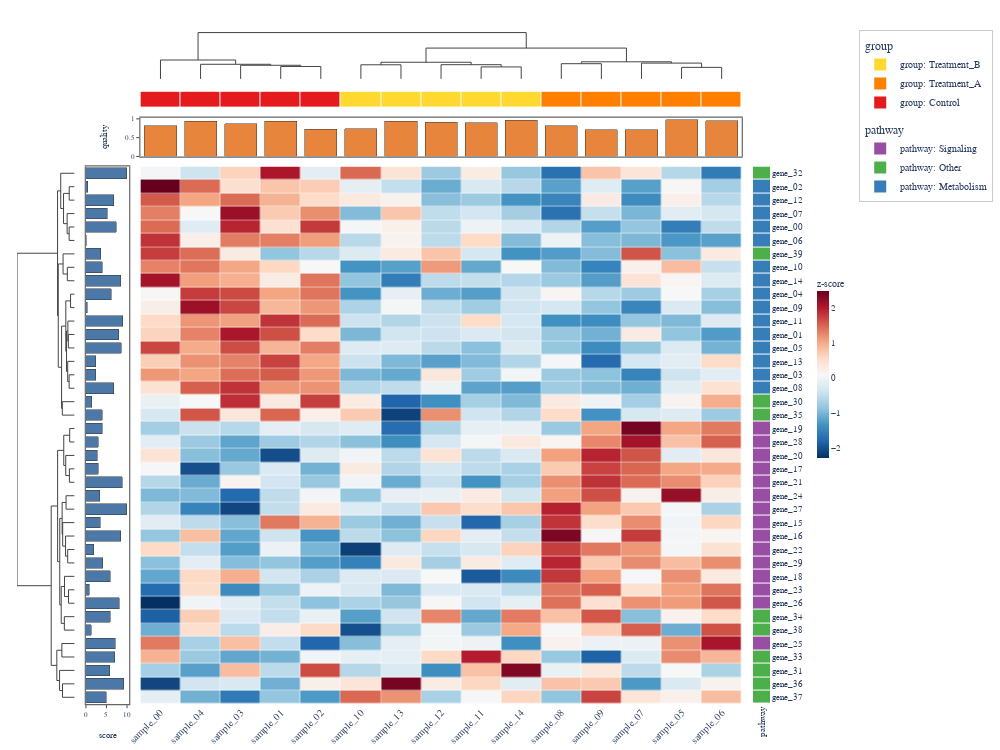

Source (notebook cell):
### Code cell
# Cell 1 — 3-side annotations (top + left + right) with dendrograms
import numpy as np
import pandas as pd
from plotly_complexheatmap import ComplexHeatmap, HeatmapAnnotation

rng = np.random.default_rng(42)
n_genes, n_samples = 40, 15
data = rng.standard_normal((n_genes, n_samples))
data[:15, :5] += 2.5
data[15:30, 5:10] += 2.0

df = pd.DataFrame(
    data,
    index=[f"gene_{i:02d}" for i in range(n_genes)],
    columns=[f"sample_{j:02d}" for j in range(n_samples)],
)

# Column annotation (top) — warm orange barplot
top_ha = HeatmapAnnotation(
    group=["Control"] * 5 + ["Treatment_A"] * 5 + ["Treatment_B"] * 5,
    quality={"values": rng.uniform(0.7, 1.0, n_samples), "type": "bar", "color": "#E8853D"},
)

# Row annotation (left) — cool blue barplot
left_ha = HeatmapAnnotation(
    score={"values": rng.uniform(0, 10, n_genes), "type": "bar", "color": "#4C78A8"},
    which="row",
)

# Row annotation (right) — categorical
right_ha = HeatmapAnnotation(
    pathway=["Metabolism"] * 15 + ["Signaling"] * 15 + ["Other"] * 10,
    which="row",
)

hm = ComplexHeatmap(
    df,
    top_annotation=top_ha,
    left_annotation=left_ha,
    right_annotation=right_ha,
    colorscale="RdBu_r",
    normalize="row",
    name="z-score",
    width=1000,
    height=750,
)
hm.to_plotly()

### Figure 1 — Plotly figure (JSON) as saved in the notebook; plotly's stock layout.template omitted (floating-point values rounded to 4 significant figures; data arrays with more than 128 entries replaced by an {"elided": "..."} marker saying what was removed)
{"data": [{"colorbar": {"len": 0.3, "outlinewidth": 0, "thickness": 12, "tickfont": {"family": "Arial, Helvetica, sans-serif", "size": 9}, "title": {"font": {"family": "Arial, Helvetica, sans-serif", "size": 10}, "text": "z-score"}, "x": 1.056, "xpad": 4, "y": 0.5}, "colorscale": [[0.0, "rgb(5,48,97)"], [0.1, "rgb(33,102,172)"], [0.2, "rgb(67,147,195)"], [0.3, "rgb(146,197,222)"], [0.4, "rgb(209,229,240)"], [0.5, "rgb(247,247,247)"], [0.6, "rgb(253,219,199)"], [0.7, "rgb(244,165,130)"], [0.8, "rgb(214,96,77)"], [0.9, "rgb(178,24,43)"], [1.0, "rgb(103,0,31)"]], "customdata": {"elided": "40x15x2 str values"}, "hovertemplate": "row: %{customdata[0]}<br>col: %{customdata[1]}<br>value: %{z:.3f}<extra></extra>", "type": "heatmap", "x": [0.0, 1.0, 2.0, 3.0, 4.0, 5.0, 6.0, 7.0, 8.0, 9.0, 10.0, 11.0, 12.0, 13.0, 14.0], "xaxis": "x6", "xgap": 0.5, "y": [0.0, 1.0, 2.0, 3.0, 4.0, 5.0, 6.0, 7.0, 8.0, 9.0, 10.0, 11.0, 12.0, 13.0, 14.0, 15.0, 16.0, 17.0, 18.0, 19.0, 20.0, 21.0, 22.0, 23.0, 24.0, 25.0, 26.0, 27.0, 28.0, 29.0, 30.0, 31.0, 32.0, 33.0, 34.0, 35.0, 36.0, 37.0, 38.0, 39.0], "yaxis": "y6", "ygap": 0.5, "z": {"elided": "40x15 float values"}}, {"hoverinfo": "none", "line": {"color": "#444444", "width": 1.0}, "mode": "lines", "showlegend": false, "type": "scatter", "x": [3.0, 3.0, 4.0, 4.0], "xaxis": "x", "y": [0.0, 5.689, 5.689, 0.0], "yaxis": "y"}, {"hoverinfo": "none", "line": {"color": "#444444", "width": 1.0}, "mode": "lines", "showlegend": false, "type": "scatter", "x": [2.0, 2.0, 3.5, 3.5], "xaxis": "x", "y": [0.0, 6.24, 6.24, 5.689], "yaxis": "y"}, {"hoverinfo": "none", "line": {"color": "#444444", "width": 1.0}, "mode": "lines", "showlegend": false, "type": "scatter", "x": [1.0, 1.0, 2.75, 2.75], "xaxis": "x", "y": [0.0, 6.687, 6.687, 6.24], "yaxis": "y"}, {"hoverinfo": "none", "line": {"color": "#444444", "width": 1.0}, "mode": "lines", "showlegend": false, "type": "scatter", "x": [0.0, 0.0, 1.875, 1.875], "xaxis": "x", "y": [0.0, 8.649, 8.649, 6.687], "yaxis": "y"}, {"hoverinfo": "none", "line": {"color": "#444444", "width": 1.0}, "mode": "lines", "showlegend": false, "type": "scatter", "x": [5.0, 5.0, 6.0, 6.0], "xaxis": "x", "y": [0.0, 6.457, 6.457, 0.0], "yaxis": "y"}, {"hoverinfo": "none", "line": {"color": "#444444", "width": 1.0}, "mode": "lines", "showlegend": false, "type": "scatter", "x": [8.0, 8.0, 9.0, 9.0], "xaxis": "x", "y": [0.0, 5.478, 5.478, 0.0], "yaxis": "y"}, {"hoverinfo": "none", "line": {"color": "#444444", "width": 1.0}, "mode": "lines", "showlegend": false, "type": "scatter", "x": [7.0, 7.0, 8.5, 8.5], "xaxis": "x", "y": [0.0, 6.502, 6.502, 5.478], "yaxis": "y"}, {"hoverinfo": "none", "line": {"color": "#444444", "width": 1.0}, "mode": "lines", "showlegend": false, "type": "scatter", "x": [5.5, 5.5, 7.75, 7.75], "xaxis": "x", "y": [6.457, 7.614, 7.614, 6.502], "yaxis": "y"}, {"hoverinfo": "none", "line": {"color": "#444444", "width": 1.0}, "mode": "lines", "showlegend": false, "type": "scatter", "x": [10.0, 10.0, 11.0, 11.0], "xaxis": "x", "y": [0.0, 6.959, 6.959, 0.0], "yaxis": "y"}, {"hoverinfo": "none", "line": {"color": "#444444", "width": 1.0}, "mode": "lines", "showlegend": false, "type": "scatter", "x": [13.0, 13.0, 14.0, 14.0], "xaxis": "x", "y": [0.0, 5.285, 5.285, 0.0], "yaxis": "y"}, {"hoverinfo": "none", "line": {"color": "#444444", "width": 1.0}, "mode": "lines", "showlegend": false, "type": "scatter", "x": [12.0, 12.0, 13.5, 13.5], "xaxis": "x", "y": [0.0, 7.23, 7.23, 5.285], "yaxis": "y"}, {"hoverinfo": "none", "line": {"color": "#444444", "width": 1.0}, "mode": "lines", "showlegend": false, "type": "scatter", "x": [10.5, 10.5, 12.75, 12.75], "xaxis": "x", "y": [6.959, 7.827, 7.827, 7.23], "yaxis": "y"}, {"hoverinfo": "none", "line": {"color": "#444444", "width": 1.0}, "mode": "lines", "showlegend": false, "type": "scatter", "x": [6.625, 6.625, 11.62, 11.62], "xaxis": "x", "y": [7.614, 14.09, 14.09, 7.827], "yaxis": "y"}, {"hoverinfo": "none", "line": {"color": "#444444", "width": 1.0}, "mode": "lines", "showlegend": false, "type": "scatter", "x": [0.9375, 0.9375, 9.125, 9.125], "xaxis": "x", "y": [8.649, 21.18, 21.18, 14.09], "yaxis": "y"}, {"hoverinfo": "none", "line": {"color": "#444444", "width": 1.0}, "mode": "lines", "showlegend": false, "type": "scatter", "x": [-0.0, -1.992, -1.992, -0.0], "xaxis": "x4", "y": [1.0, 1.0, 2.0, 2.0], "yaxis": "y4"}, {"hoverinfo": "none", "line": {"color": "#444444", "width": 1.0}, "mode": "lines", "showlegend": false, "type": "scatter", "x": [-0.0, -2.024, -2.024, -0.0], "xaxis": "x4", "y": [4.0, 4.0, 5.0, 5.0], "yaxis": "y4"}, {"hoverinfo": "none", "line": {"color": "#444444", "width": 1.0}, "mode": "lines", "showlegend": false, "type": "scatter", "x": [-0.0, -2.761, -2.761, -2.024], "xaxis": "x4", "y": [3.0, 3.0, 4.5, 4.5], "yaxis": "y4"}, {"hoverinfo": "none", "line": {"color": "#444444", "width": 1.0}, "mode": "lines", "showlegend": false, "type": "scatter", "x": [-1.992, -4.091, -4.091, -2.761], "xaxis": "x4", "y": [1.5, 1.5, 3.75, 3.75], "yaxis": "y4"}, {"hoverinfo": "none", "line": {"color": "#444444", "width": 1.0}, "mode": "lines", "showlegend": false, "type": "scatter", "x": [-0.0, -5.13, -5.13, -4.091], "xaxis": "x4", "y": [0.0, 0.0, 2.625, 2.625], "yaxis": "y4"}, {"hoverinfo": "none", "line": {"color": "#444444", "width": 1.0}, "mode": "lines", "showlegend": false, "type": "scatter", "x": [-0.0, -2.684, -2.684, -0.0], "xaxis": "x4", "y": [7.0, 7.0, 8.0, 8.0], "yaxis": "y4"}, {"hoverinfo": "none", "line": {"color": "#444444", "width": 1.0}, "mode": "lines", "showlegend": false, "type": "scatter", "x": [-0.0, -4.263, -4.263, -2.684], "xaxis": "x4", "y": [6.0, 6.0, 7.5, 7.5], "yaxis": "y4"}, {"hoverinfo": "none", "line": {"color": "#444444", "width": 1.0}, "mode": "lines", "showlegend": false, "type": "scatter", "x": [-0.0, -1.5, -1.5, -0.0], "xaxis": "x4", "y": [9.0, 9.0, 10.0, 10.0], "yaxis": "y4"}, {"hoverinfo": "none", "line": {"color": "#444444", "width": 1.0}, "mode": "lines", "showlegend": false, "type": "scatter", "x": [-0.0, -2.318, -2.318, -0.0], "xaxis": "x4", "y": [12.0, 12.0, 13.0, 13.0], "yaxis": "y4"}, {"hoverinfo": "none", "line": {"color": "#444444", "width": 1.0}, "mode": "lines", "showlegend": false, "type": "scatter", "x": [-0.0, -2.495, -2.495, -2.318], "xaxis": "x4", "y": [11.0, 11.0, 12.5, 12.5], "yaxis": "y4"}, {"hoverinfo": "none", "line": {"color": "#444444", "width": 1.0}, "mode": "lines", "showlegend": false, "type": "scatter", "x": [-0.0, -2.029, -2.029, -0.0], "xaxis": "x4", "y": [15.0, 15.0, 16.0, 16.0], "yaxis": "y4"}, {"hoverinfo": "none", "line": {"color": "#444444", "width": 1.0}, "mode": "lines", "showlegend": false, "type": "scatter", "x": [-0.0, -2.556, -2.556, -2.029], "xaxis": "x4", "y": [14.0, 14.0, 15.5, 15.5], "yaxis": "y4"}, {"hoverinfo": "none", "line": {"color": "#444444", "width": 1.0}, "mode": "lines", "showlegend": false, "type": "scatter", "x": [-2.495, -2.988, -2.988, -2.556], "xaxis": "x4", "y": [11.75, 11.75, 14.75, 14.75], "yaxis": "y4"}, {"hoverinfo": "none", "line": {"color": "#444444", "width": 1.0}, "mode": "lines", "showlegend": false, "type": "scatter", "x": [-1.5, -3.249, -3.249, -2.988], "xaxis": "x4", "y": [9.5, 9.5, 13.25, 13.25], "yaxis": "y4"}, {"hoverinfo": "none", "line": {"color": "#444444", "width": 1.0}, "mode": "lines", "showlegend": false, "type": "scatter", "x": [-0.0, -4.544, -4.544, -0.0], "xaxis": "x4", "y": [17.0, 17.0, 18.0, 18.0], "yaxis": "y4"}, {"hoverinfo": "none", "line": {"color": "#444444", "width": 1.0}, "mode": "lines", "showlegend": false, "type": "scatter", "x": [-3.249, -4.813, -4.813, -4.544], "xaxis": "x4", "y": [11.38, 11.38, 17.5, 17.5], "yaxis": "y4"}, {"hoverinfo": "none", "line": {"color": "#444444", "width": 1.0}, "mode": "lines", "showlegend": false, "type": "scatter", "x": [-4.263, -6.046, -6.046, -4.813], "xaxis": "x4", "y": [6.75, 6.75, 14.44, 14.44], "yaxis": "y4"}, {"hoverinfo": "none", "line": {"color": "#444444", "width": 1.0}, "mode": "lines", "showlegend": false, "type": "scatter", "x": [-5.13, -6.299, -6.299, -6.046], "xaxis": "x4", "y": [1.312, 1.312, 10.59, 10.59], "yaxis": "y4"}, {"hoverinfo": "none", "line": {"color": "#444444", "width": 1.0}, "mode": "lines", "showlegend": false, "type": "scatter", "x": [-0.0, -1.814, -1.814, -0.0], "xaxis": "x4", "y": [19.0, 19.0, 20.0, 20.0], "yaxis": "y4"}, {"hoverinfo": "none", "line": {"color": "#444444", "width": 1.0}, "mode": "lines", "showlegend": false, "type": "scatter", "x": [-0.0, -1.916, -1.916, -0.0], "xaxis": "x4", "y": [22.0, 22.0, 23.0, 23.0], "yaxis": "y4"}, {"hoverinfo": "none", "line": {"color": "#444444", "width": 1.0}, "mode": "lines", "showlegend": false, "type": "scatter", "x": [-0.0, -3.279, -3.279, -1.916], "xaxis": "x4", "y": [21.0, 21.0, 22.5, 22.5], "yaxis": "y4"}, {"hoverinfo": "none", "line": {"color": "#444444", "width": 1.0}, "mode": "lines", "showlegend": false, "type": "scatter", "x": [-1.814, -4.009, -4.009, -3.279], "xaxis": "x4", "y": [19.5, 19.5, 21.75, 21.75], "yaxis": "y4"}, {"hoverinfo": "none", "line": {"color": "#444444", "width": 1.0}, "mode": "lines", "showlegend": false, "type": "scatter", "x": [-0.0, -3.161, -3.161, -0.0], "xaxis": "x4", "y": [24.0, 24.0, 25.0, 25.0], "yaxis": "y4"}, {"hoverinfo": "none", "line": {"color": "#444444", "width": 1.0}, "mode": "lines", "showlegend": false, "type": "scatter", "x": [-0.0, -2.556, -2.556, -0.0], "xaxis": "x4", "y": [28.0, 28.0, 29.0, 29.0], "yaxis": "y4"}, {"hoverinfo": "none", "line": {"color": "#444444", "width": 1.0}, "mode": "lines", "showlegend": false, "type": "scatter", "x": [-0.0, -3.349, -3.349, -2.556], "xaxis": "x4", "y": [27.0, 27.0, 28.5, 28.5], "yaxis": "y4"}, {"hoverinfo": "none", "line": {"color": "#444444", "width": 1.0}, "mode": "lines", "showlegend": false, "type": "scatter", "x": [-0.0, -4.408, -4.408, -3.349], "xaxis": "x4", "y": [26.0, 26.0, 27.75, 27.75], "yaxis": "y4"}, {"hoverinfo": "none", "line": {"color": "#444444", "width": 1.0}, "mode": "lines", "showlegend": false, "type": "scatter", "x": [-3.161, -4.612, -4.612, -4.408], "xaxis": "x4", "y": [24.5, 24.5, 26.88, 26.88], "yaxis": "y4"}, {"hoverinfo": "none", "line": {"color": "#444444", "width": 1.0}, "mode": "lines", "showlegend": false, "type": "scatter", "x": [-0.0, -2.254, -2.254, -0.0], "xaxis": "x4", "y": [31.0, 31.0, 32.0, 32.0], "yaxis": "y4"}, {"hoverinfo": "none", "line": {"color": "#444444", "width": 1.0}, "mode": "lines", "showlegend": false, "type": "scatter", "x": [-0.0, -3.744, -3.744, -2.254], "xaxis": "x4", "y": [30.0, 30.0, 31.5, 31.5], "yaxis": "y4"}, {"hoverinfo": "none", "line": {"color": "#444444", "width": 1.0}, "mode": "lines", "showlegend": false, "type": "scatter", "x": [-0.0, -3.791, -3.791, -0.0], "xaxis": "x4", "y": [33.0, 33.0, 34.0, 34.0], "yaxis": "y4"}, {"hoverinfo": "none", "line": {"color": "#444444", "width": 1.0}, "mode": "lines", "showlegend": false, "type": "scatter", "x": [-3.744, -4.953, -4.953, -3.791], "xaxis": "x4", "y": [30.75, 30.75, 33.5, 33.5], "yaxis": "y4"}, {"hoverinfo": "none", "line": {"color": "#444444", "width": 1.0}, "mode": "lines", "showlegend": false, "type": "scatter", "x": [-4.612, -5.488, -5.488, -4.953], "xaxis": "x4", "y": [25.69, 25.69, 32.12, 32.12], "yaxis": "y4"}, {"hoverinfo": "none", "line": {"color": "#444444", "width": 1.0}, "mode": "lines", "showlegend": false, "type": "scatter", "x": [-4.009, -6.283, -6.283, -5.488], "xaxis": "x4", "y": [20.62, 20.62, 28.91, 28.91], "yaxis": "y4"}, {"hoverinfo": "none", "line": {"color": "#444444", "width": 1.0}, "mode": "lines", "showlegend": false, "type": "scatter", "x": [-0.0, -4.714, -4.714, -0.0], "xaxis": "x4", "y": [35.0, 35.0, 36.0, 36.0], "yaxis": "y4"}, {"hoverinfo": "none", "line": {"color": "#444444", "width": 1.0}, "mode": "lines", "showlegend": false, "type": "scatter", "x": [-0.0, -4.464, -4.464, -0.0], "xaxis": "x4", "y": [38.0, 38.0, 39.0, 39.0], "yaxis": "y4"}, {"hoverinfo": "none", "line": {"color": "#444444", "width": 1.0}, "mode": "lines", "showlegend": false, "type": "scatter", "x": [-0.0, -5.558, -5.558, -4.464], "xaxis": "x4", "y": [37.0, 37.0, 38.5, 38.5], "yaxis": "y4"}, {"hoverinfo": "none", "line": {"color": "#444444", "width": 1.0}, "mode": "lines", "showlegend": false, "type": "scatter", "x": [-4.714, -6.575, -6.575, -5.558], "xaxis": "x4", "y": [35.5, 35.5, 37.75, 37.75], "yaxis": "y4"}, {"hoverinfo": "none", "line": {"color": "#444444", "width": 1.0}, "mode": "lines", "showlegend": false, "type": "scatter", "x": [-6.283, -8.654, -8.654, -6.575], "xaxis": "x4", "y": [24.77, 24.77, 36.62, 36.62], "yaxis": "y4"}, {"hoverinfo": "none", "line": {"color": "#444444", "width": 1.0}, "mode": "lines", "showlegend": false, "type": "scatter", "x": [-6.299, -21.29, -21.29, -8.654], "xaxis": "x4", "y": [5.953, 5.953, 30.7, 30.7], "yaxis": "y4"}, {"colorscale": [[0.0, "#E41A1C"], [0.3333, "#E41A1C"], [0.3333, "#FF7F00"], [0.6667, "#FF7F00"], [0.6667, "#FFD92F"], [1.0, "#FFD92F"]], "customdata": [["Control", "Control", "Control", "Control", "Control", "Treatment_B", "Treatment_B", "Treatment_B", "Treatment_B", "Treatment_B", "Treatment_A", "Treatment_A", "Treatment_A", "Treatment_A", "Treatment_A"]], "hovertemplate": "group: %{customdata}<extra></extra>", "showscale": false, "type": "heatmap", "x": [0.0, 1.0, 2.0, 3.0, 4.0, 5.0, 6.0, 7.0, 8.0, 9.0, 10.0, 11.0, 12.0, 13.0, 14.0], "xaxis": "x2", "xgap": 1, "y": ["group"], "yaxis": "y2", "ygap": 1, "z": [[0, 0, 0, 0, 0, 2, 2, 2, 2, 2, 1, 1, 1, 1, 1]], "zmax": 2.5, "zmin": -0.5}, {"hovertemplate": "quality: %{y:.2f}<extra></extra>", "marker": {"color": "#E8853D", "line": {"color": "#333333", "width": 0.5}}, "name": "quality", "showlegend": false, "type": "bar", "x": [0.0, 1.0, 2.0, 3.0, 4.0, 5.0, 6.0, 7.0, 8.0, 9.0, 10.0, 11.0, 12.0, 13.0, 14.0], "xaxis": "x3", "y": [0.8235, 0.9406, 0.8666, 0.9381, 0.7254, 0.7328, 0.9321, 0.914, 0.9026, 0.9596, 0.8118, 0.7146, 0.7111, 0.9774, 0.9468], "yaxis": "y3"}, {"hovertemplate": "score: %{x:.2f}<extra></extra>", "marker": {"color": "#4C78A8", "line": {"color": "#333333", "width": 0.5}}, "name": "score", "orientation": "h", "showlegend": false, "type": "bar", "x": [9.976, 0.4896, 6.716, 5.146, 7.394, 0.045, 3.654, 4.014, 8.528, 6.219, 0.2961, 8.956, 8.009, 8.581, 2.377, 2.345, 6.773, 1.368, 3.924, 3.969, 2.964, 2.748, 2.989, 8.866, 3.419, 9.987, 3.48, 8.533, 1.876, 4.079, 5.903, 0.8481, 8.074, 5.952, 1.344, 7.176, 7.009, 5.749, 9.153, 4.969], "xaxis": "x5", "y": [0.0, 1.0, 2.0, 3.0, 4.0, 5.0, 6.0, 7.0, 8.0, 9.0, 10.0, 11.0, 12.0, 13.0, 14.0, 15.0, 16.0, 17.0, 18.0, 19.0, 20.0, 21.0, 22.0, 23.0, 24.0, 25.0, 26.0, 27.0, 28.0, 29.0, 30.0, 31.0, 32.0, 33.0, 34.0, 35.0, 36.0, 37.0, 38.0, 39.0], "yaxis": "y5"}, {"colorscale": [[0.0, "#377EB8"], [0.3333, "#377EB8"], [0.3333, "#4DAF4A"], [0.6667, "#4DAF4A"], [0.6667, "#984EA3"], [1.0, "#984EA3"]], "customdata": [["Other"], ["Metabolism"], ["Metabolism"], ["Metabolism"], ["Metabolism"], ["Metabolism"], ["Other"], ["Metabolism"], ["Metabolism"], ["Metabolism"], ["Metabolism"], ["Metabolism"], ["Metabolism"], ["Metabolism"], ["Metabolism"], ["Metabolism"], ["Metabolism"], ["Other"], ["Other"], ["Signaling"], ["Signaling"], ["Signaling"], ["Signaling"], ["Signaling"], ["Signaling"], ["Signaling"], ["Signaling"], ["Signaling"], ["Signaling"], ["Signaling"], ["Signaling"], ["Signaling"], ["Signaling"], ["Other"], ["Other"], ["Signaling"], ["Other"], ["Other"], ["Other"], ["Other"]], "hovertemplate": "pathway: %{customdata}<extra></extra>", "showscale": false, "type": "heatmap", "x": ["pathway"], "xaxis": "x7", "xgap": 1, "y": [0.0, 1.0, 2.0, 3.0, 4.0, 5.0, 6.0, 7.0, 8.0, 9.0, 10.0, 11.0, 12.0, 13.0, 14.0, 15.0, 16.0, 17.0, 18.0, 19.0, 20.0, 21.0, 22.0, 23.0, 24.0, 25.0, 26.0, 27.0, 28.0, 29.0, 30.0, 31.0, 32.0, 33.0, 34.0, 35.0, 36.0, 37.0, 38.0, 39.0], "yaxis": "y7", "ygap": 1, "z": [[1], [0], [0], [0], [0], [0], [1], [0], [0], [0], [0], [0], [0], [0], [0], [0], [0], [1], [1], [2], [2], [2], [2], [2], [2], [2], [2], [2], [2], [2], [2], [2], [2], [1], [1], [2], [1], [1], [1], [1]], "zmax": 2.5, "zmin": -0.5}, {"legendgroup": "group", "legendgrouptitle": {"text": "group"}, "marker": {"color": "#E41A1C", "size": 10, "symbol": "square"}, "mode": "markers", "name": "group: Control", "showlegend": true, "type": "scatter", "x": [null], "y": [null]}, {"legendgroup": "group", "legendgrouptitle": {"text": "group"}, "marker": {"color": "#FF7F00", "size": 10, "symbol": "square"}, "mode": "markers", "name": "group: Treatment_A", "showlegend": true, "type": "scatter", "x": [null], "y": [null]}, {"legendgroup": "group", "legendgrouptitle": {"text": "group"}, "marker": {"color": "#FFD92F", "size": 10, "symbol": "square"}, "mode": "markers", "name": "group: Treatment_B", "showlegend": true, "type": "scatter", "x": [null], "y": [null]}, {"legendgroup": "pathway", "legendgrouptitle": {"text": "pathway"}, "marker": {"color": "#377EB8", "size": 10, "symbol": "square"}, "mode": "markers", "name": "pathway: Metabolism", "showlegend": true, "type": "scatter", "x": [null], "y": [null]}, {"legendgroup": "pathway", "legendgrouptitle": {"text": "pathway"}, "marker": {"color": "#4DAF4A", "size": 10, "symbol": "square"}, "mode": "markers", "name": "pathway: Other", "showlegend": true, "type": "scatter", "x": [null], "y": [null]}, {"legendgroup": "pathway", "legendgrouptitle": {"text": "pathway"}, "marker": {"color": "#984EA3", "size": 10, "symbol": "square"}, "mode": "markers", "name": "pathway: Signaling", "showlegend": true, "type": "scatter", "x": [null], "y": [null]}], "layout": {"barmode": "stack", "font": {"family": "Arial, Helvetica, sans-serif", "size": 11}, "height": 750, "legend": {"bgcolor": "rgba(255,255,255,0.8)", "bordercolor": "#cccccc", "borderwidth": 1, "font": {"family": "Arial, Helvetica, sans-serif", "size": 10}, "itemsizing": "constant", "tracegroupgap": 8, "x": 1.117, "xanchor": "left", "y": 1.0, "yanchor": "top"}, "margin": {"b": 5, "l": 5, "r": 229, "t": 30}, "paper_bgcolor": "white", "plot_bgcolor": "rgba(0,0,0,0)", "width": 1000, "xaxis": {"anchor": "y", "domain": [0.1637, 0.9611], "matches": "x6", "showgrid": false, "showline": false, "showticklabels": false, "zeroline": false}, "xaxis2": {"anchor": "y2", "domain": [0.1637, 0.9611], "matches": "x6", "showgrid": false, "showline": false, "showticklabels": false, "zeroline": false}, "xaxis3": {"anchor": "y3", "domain": [0.1637, 0.9611], "linecolor": "#666666", "linewidth": 1.2, "matches": "x6", "mirror": true, "showgrid": false, "showline": true, "showticklabels": false, "zeroline": false}, "xaxis4": {"anchor": "y4", "domain": [0.0, 0.0764], "showgrid": false, "showline": false, "showticklabels": false, "zeroline": false}, "xaxis5": {"anchor": "y5", "domain": [0.0914, 0.1487], "linecolor": "#666666", "linewidth": 1.2, "mirror": true, "showgrid": false, "showline": true, "showticklabels": true, "tickfont": {"family": "Arial, Helvetica, sans-serif", "size": 7}, "ticklen": 3, "ticks": "outside", "title": {"font": {"family": "Arial, Helvetica, sans-serif", "size": 9}, "text": "score"}, "zeroline": false}, "xaxis6": {"anchor": "y6", "domain": [0.1637, 0.9611], "showgrid": false, "showline": false, "showticklabels": true, "side": "bottom", "tickangle": -45, "tickfont": {"family": "Arial, Helvetica, sans-serif", "size": 10}, "ticktext": ["sample_00", "sample_04", "sample_03", "sample_01", "sample_02", "sample_10", "sample_13", "sample_12", "sample_11", "sample_14", "sample_08", "sample_09", "sample_07", "sample_05", "sample_06"], "tickvals": [0, 1, 2, 3, 4, 5, 6, 7, 8, 9, 10, 11, 12, 13, 14], "zeroline": false}, "xaxis7": {"anchor": "y7", "domain": [0.9761, 1.0], "showgrid": false, "showline": false, "showticklabels": true, "tickangle": -90, "tickfont": {"family": "Arial, Helvetica, sans-serif", "size": 9}, "ticktext": ["pathway"], "tickvals": ["pathway"], "zeroline": false}, "yaxis": {"anchor": "x", "domain": [0.9236, 1.0], "showgrid": false, "showline": false, "showticklabels": false, "zeroline": false}, "yaxis2": {"anchor": "x2", "domain": [0.8847, 0.9086], "showgrid": false, "showline": false, "showticklabels": false, "zeroline": false}, "yaxis3": {"anchor": "x3", "domain": [0.8124, 0.8697], "linecolor": "#666666", "linewidth": 1.2, "mirror": true, "showgrid": false, "showline": true, "showticklabels": true, "tickfont": {"family": "Arial, Helvetica, sans-serif", "size": 7}, "ticklen": 3, "ticks": "outside", "title": {"font": {"family": "Arial, Helvetica, sans-serif", "size": 9}, "text": "quality"}, "zeroline": false}, "yaxis4": {"anchor": "x4", "autorange": false, "domain": [0.0, 0.7974], "range": [39.5, -0.5], "showgrid": false, "showline": false, "showticklabels": false, "zeroline": false}, "yaxis5": {"anchor": "x5", "autorange": false, "domain": [0.0, 0.7974], "linecolor": "#666666", "linewidth": 1.2, "matches": "y4", "mirror": true, "range": [39.5, -0.5], "showgrid": false, "showline": true, "showticklabels": false, "zeroline": false}, "yaxis6": {"anchor": "x6", "autorange": false, "domain": [0.0, 0.7974], "matches": "y4", "range": [39.5, -0.5], "showgrid": false, "showline": false, "showticklabels": false, "zeroline": false}, "yaxis7": {"anchor": "x7", "autorange": false, "domain": [0.0, 0.7974], "matches": "y4", "range": [39.5, -0.5], "showgrid": false, "showline": false, "showticklabels": true, "side": "right", "tickfont": {"family": "Arial, Helvetica, sans-serif", "size": 9}, "ticktext": ["gene_32", "gene_02", "gene_12", "gene_07", "gene_00", "gene_06", "gene_39", "gene_10", "gene_14", "gene_04", "gene_09", "gene_11", "gene_01", "gene_05", "gene_13", "gene_03", "gene_08", "gene_30", "gene_35", "gene_19", "gene_28", "gene_20", "gene_17", "gene_21", "gene_24", "gene_27", "gene_15", "gene_16", "gene_22", "gene_29", "gene_18", "gene_23", "gene_26", "gene_34", "gene_38", "gene_25", "gene_33", "gene_31", "gene_36", "gene_37"], "tickvals": [0, 1, 2, 3, 4, 5, 6, 7, 8, 9, 10, 11, 12, 13, 14, 15, 16, 17, 18, 19, 20, 21, 22, 23, 24, 25, 26, 27, 28, 29, 30, 31, 32, 33, 34, 35, 36, 37, 38, 39], "zeroline": false}}}
